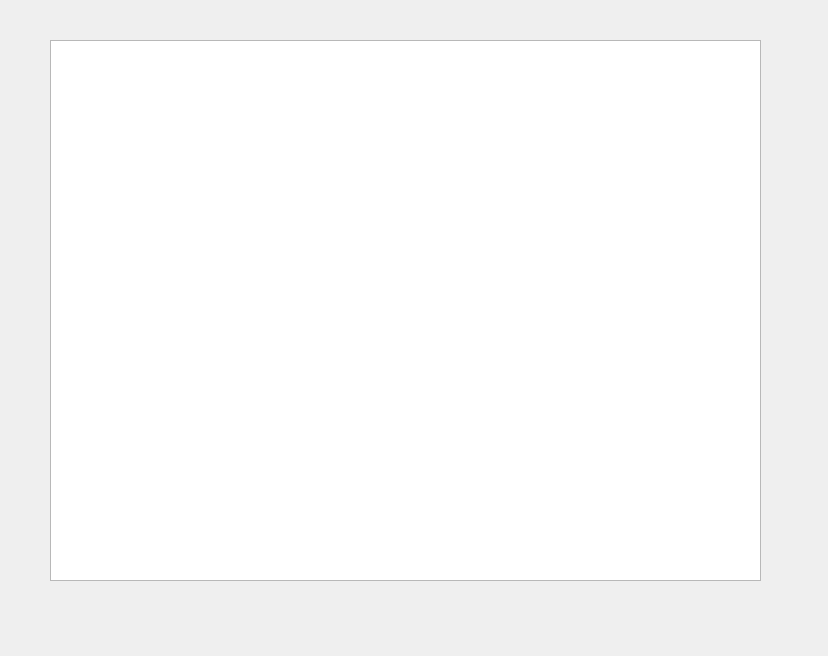
<?xml version="1.0" encoding="UTF-8"?>
<ui version="4.0">
 <class>Dialog</class>
 <widget class="QDialog" name="Dialog">
  <property name="geometry">
   <rect>
    <x>0</x>
    <y>0</y>
    <width>828</width>
    <height>656</height>
   </rect>
  </property>
  <property name="windowTitle">
   <string>Dialog</string>
  </property>
  <widget class="QGraphicsView" name="graphicsView">
   <property name="geometry">
    <rect>
     <x>50</x>
     <y>40</y>
     <width>711</width>
     <height>541</height>
    </rect>
   </property>
  </widget>
 </widget>
 <layoutdefault spacing="6" margin="11"/>
 <resources/>
 <connections/>
</ui>
